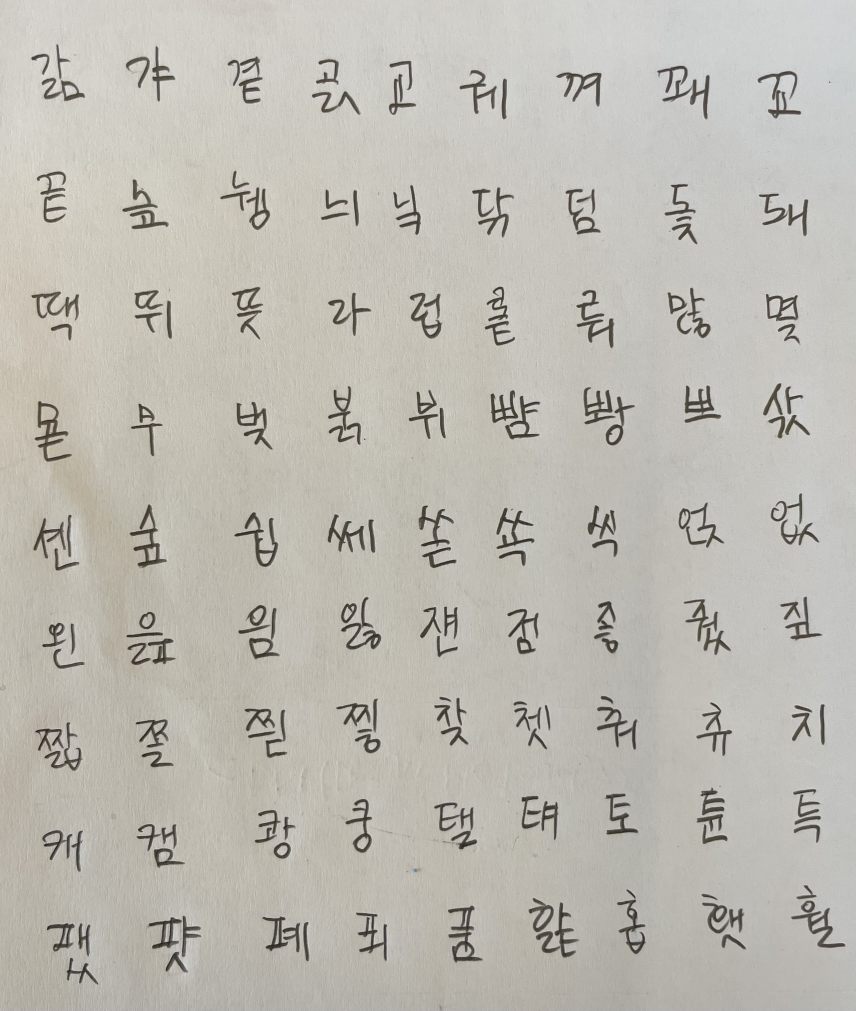
#> input picture ori_data/jong.jpg, 2568 x 3031 px (shown at 1/3 size); the run also reads 3 pictures not shown here
$ jupyter execute --allow-errors 1x.ipynb
#> lines starting #> are read from the running program, lines starting #| are printed output that depends on the picture; after the words box and inside, x2 and y2 are one past the last pixel; in counts of white or black regions, pixels touching at a corner belong together
Contour 추출 -> Slice
### 박종혁 81
- Kernel size = 21
- scale = 0.3

[cell 1]
import cv2
import numpy as np
import matplotlib.pyplot as plt

# Moving Average Fliter : kernel size #
ksize = int(input('Enter kernel size:'))
#> the answer given: 100
kernel = np.ones((ksize, ksize), np.float32)/(ksize*ksize)

path = "./ori_data/jong.jpg"
img = cv2.imread(path)
#> img is the input picture: shape (3031, 2568, 3); mean B, G, R 178.5, 186.5, 189.3
scale = 0.3
rimg = cv2.resize(img, dsize=(0, 0), fx=scale, fy=scale, interpolation=cv2.INTER_AREA)

# Unsharped mask 적용 #
t_rimg = cv2.cvtColor(rimg, cv2.COLOR_BGR2YCrCb)
Y, Cr, Cb = cv2.split(t_rimg)
blur = cv2.GaussianBlur(Y, (0,0), 2)
filtered_Y = np.clip(2.0*Y - blur, 0, 255).astype(np.uint8)
img_unsharped = cv2.cvtColor(cv2.merge((filtered_Y, Cr, Cb)), cv2.COLOR_YCrCb2BGR)

# Grayscale로 변경 #
img_gray = cv2.cvtColor(img_unsharped, cv2.COLOR_BGR2GRAY)

plt.hist(img_gray.ravel(), 256, [0, 256])
plt.show()

# 1st Threshold #
_, img_bin = cv2.threshold(img_gray, 120, 255, cv2.THRESH_BINARY)
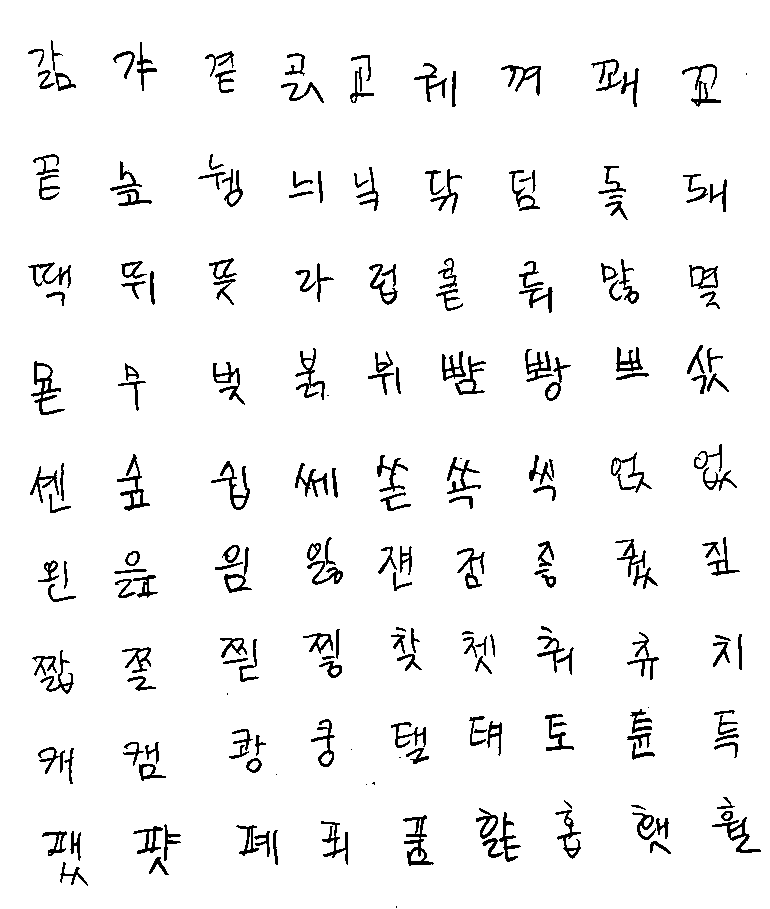
#> img_bin: shape (909, 770); 95.2% white; 204 black regions (12 under 20 px), largest, box (x1, y1, x2, y2) and area: (403, 815, 434, 866) 516, (31, 361, 65, 415) 512, (117, 454, 150, 511) 460
img_bin0 = 255 - img_bin

# LPF 적용 #
filtered = cv2.filter2D(img_bin, -1, kernel)

plt.hist(filtered.ravel(), 256, [0, 256])
plt.show()

# 2nd Threshold #
_, filtered0 = cv2.threshold(filtered, 230, 255, cv2.THRESH_BINARY)
filtered0 = 255-filtered0

cv2.imshow("gray1", filtered)

# Contour #
contours, hierarchy = cv2.findContours(filtered0, cv2.RETR_EXTERNAL, 3)
#> contours = 16 contours, 2 with area under 20; largest, box (x1, y1, x2, y2) and area: (341, 501, 372, 549) 986, (416, 499, 442, 546) 784, (455, 806, 468, 868) 692, (522, 807, 535, 864) 628, (485, 320, 516, 355) 628
img_contour = cv2.drawContours(img_unsharped, contours, -1, (0, 255, 0), 3)

contour_pos = []    # Contour 좌표 추출
for pos in range(len(contours)):
    area = cv2.contourArea(contours[pos])
    if area > 5:
        contour_pos.append(pos)
#> this loop made 16 passes
#> area on passes 1, 2, 3, 5: 628.5, 691.5, 336, 34
#> after the loop, contour_pos = [0, 1, 2, 4, 6, 7, 8, 9, 10, 11, 12, 13, 14, 15]

img_temp = img_bin  # 글씨 추출 source
tmp0 = 1     # 사각형 여유
i = 0

for pos in contour_pos:     # 면적 부분 오려내기
    x, y, w, h = cv2.boundingRect(contours[pos])    # 사각형 좌표 잡아줌
    img_crop = img_temp[y-tmp0:y+h+tmp0, x-tmp0:x+w+tmp0]

    path = "./dataset/pjh/1x/pjh_" + str(i) + "x.jpg"
    cv2.imwrite(path, img_crop) # 추출 글씨 저장
    i =  i + 1
#> this loop made 14 passes
#> (x, y, w, h, path) on passes 1 to 4: (522, 807, 13, 57, './dataset/pjh/1x/pjh_0x.jpg'), (455, 806, 13, 62, './dataset/pjh/1x/pjh_1x.jpg'), (762, 801, 8, 56, './dataset/pjh/1x/pjh_2x.jpg'), (597, 697, 8, 13, './dataset/pjh/1x/pjh_3x.jpg')
#> after the loop, i = 14

# imshow #
cv2.imshow("rimg", rimg)
cv2.imshow("img_unsharped", img_unsharped)
cv2.imshow("img_bin", img_bin)
cv2.imshow("filtered", filtered)
cv2.imshow("filtered0", filtered0)
cv2.imshow("img_contour", img_contour)
key = cv2.waitKey(0)
#> (key Esc is pressed here)
cv2.destroyAllWindows()

[cell 2]
import cv2

h = []
w = []

# img size check
#> (the rest of this cell did not finish here and is left out)

### 권준형 81
- Kernel size = 17
- Scale = 1.02

[cell 3]
import cv2
import numpy as np
import matplotlib.pyplot as plt

# Moving Average Fliter : kernel size
ksize = int(input('Enter kernel size:'))
#> the answer given: 100
#> ksize = 100
kernel = np.ones((ksize, ksize), np.float32)/(ksize*ksize)

path = "./ori_data/jun.jpg"
img = cv2.imread(path)
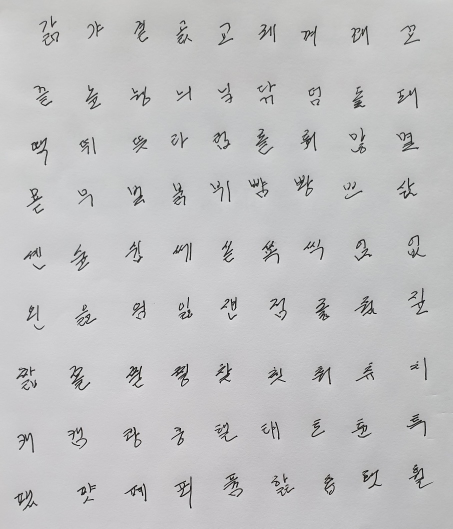
#> input picture ori_data/jun.jpg, 906 x 1057 px (shown at 1/2 size)
#> img is the input picture: shape (1057, 906, 3); mean B, G, R 194.5, 193.5, 193.5
scale = 1.02
rimg = cv2.resize(img, dsize=(0, 0), fx=scale, fy=scale, interpolation=cv2.INTER_AREA)
#> rimg: shape (1078, 924, 3)

# Unsharped mask 적용
t_rimg = cv2.cvtColor(rimg, cv2.COLOR_BGR2YCrCb)
Y, Cr, Cb = cv2.split(t_rimg)
#> Y: shape (1078, 924)
#> Cr: shape (1078, 924)
#> Cb: shape (1078, 924)
blur = cv2.GaussianBlur(Y, (0,0), 2)
#> blur: shape (1078, 924)
filtered_Y = np.clip(2.0*Y - blur, 0, 255).astype(np.uint8)
#> filtered_Y: shape (1078, 924)
img_unsharped = cv2.cvtColor(cv2.merge((filtered_Y, Cr, Cb)), cv2.COLOR_YCrCb2BGR)
#> img_unsharped: shape (1078, 924, 3)

# Grayscale 변환
img_gray = cv2.cvtColor(img_unsharped, cv2.COLOR_BGR2GRAY)
#> img_gray: shape (1078, 924)

plt.hist(img_gray.ravel(), 256, [0, 256])
plt.show()

# 1st Threshold
_, img_bin = cv2.threshold(img_gray, 170, 255, cv2.THRESH_BINARY)
img_bin0 = 255 - img_bin

# LPF 적용
filtered = cv2.filter2D(img_bin, -1, kernel)
#> filtered: shape (1078, 924)

plt.hist(filtered.ravel(), 256, [0, 256])
plt.show()
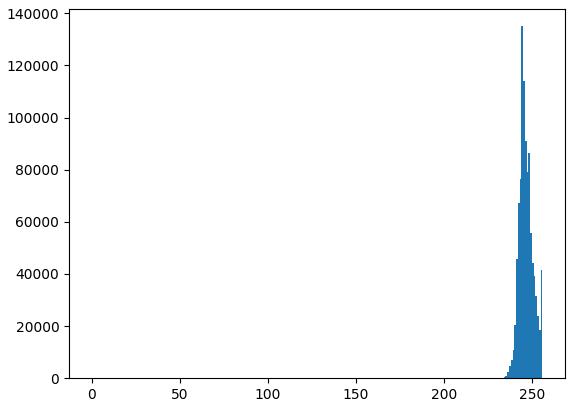
#> figure drawn by matplotlib, 1 panel; tallest bar 135069 high, from x = 244 to 245

# 2nd Threshold
_, filtered0 = cv2.threshold(filtered, 240, 255, cv2.THRESH_BINARY)
filtered0 = 255-filtered0
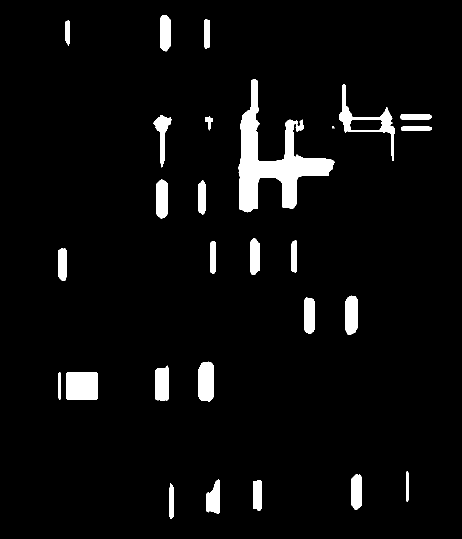
#> filtered0: shape (1078, 924) (shown at 1/2 size); 4.7% white; 28 white regions (1 under 20 px)

# Contour #
contours, hierarchy = cv2.findContours(filtered0, cv2.RETR_EXTERNAL, 3)
#> contours = 28 contours, 1 with area under 20; largest, box (x1, y1, x2, y2) and area: (477, 158, 669, 425) 15704, (678, 168, 790, 321) 3840, (132, 745, 196, 799) 3332, (397, 723, 428, 803) 2200, (691, 591, 716, 670) 1696
img_contour = cv2.drawContours(img_unsharped, contours, -1, (0, 255, 0), 3)
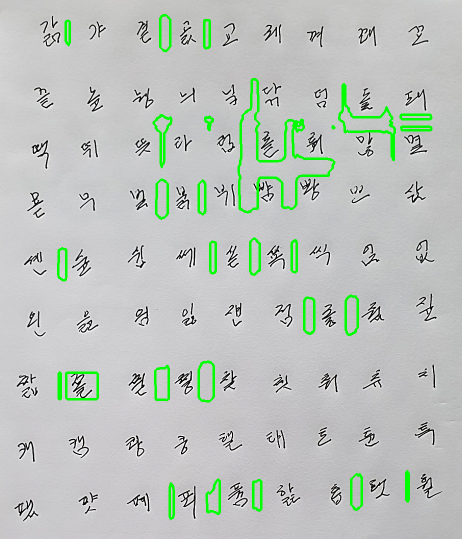
#> img_contour: shape (1078, 924, 3) (shown at 1/2 size); mean B, G, R 189.6, 195.4, 188.6

contour_pos = []    # Contour 좌표 추출
for pos in range(len(contours)):
    area = cv2.contourArea(contours[pos])
    if area > 5:    # 잘못된 영역 제거
        contour_pos.append(pos)
#> this loop made 28 passes
#> area on passes 1 to 4: 510, 904, 1268, 1329
#> after the loop, contour_pos = 28 values from 0 to 27

img_temp = img_bin  # 글씨 추출 source
tmp0 = 1     # 사각형 여유
i = 0

for pos in contour_pos:     # 면적 부분 오려내기
    x, y, w, h = cv2.boundingRect(contours[pos])    # 사각형 좌표 잡아줌
    img_crop = img_temp[y-tmp0:y+h+tmp0, x-tmp0:x+w+tmp0]

    path = "./dataset/kjh/1x/kjh_" + str(i) + "x.jpg"
    cv2.imwrite(path, img_crop) # 추출 글씨 저장
    i =  i + 1
#> this loop made 28 passes
#> (x, y, w, h, path) on passes 1 to 4: (339, 966, 9, 72, './dataset/kjh/1x/kjh_0x.jpg'), (506, 960, 17, 62, './dataset/kjh/1x/kjh_1x.jpg'), (413, 959, 27, 69, './dataset/kjh/1x/kjh_2x.jpg'), (702, 948, 22, 72, './dataset/kjh/1x/kjh_3x.jpg')
#> after the loop, i = 28


# imshow #
cv2.imshow("rimg", rimg)
cv2.imshow("img_gray", img_gray)
cv2.imshow("img_unsharped", img_unsharped)
cv2.imshow("img_bin", img_bin)
cv2.imshow("filtered", filtered)
cv2.imshow("filtered0", filtered0)
cv2.imshow("img_contour", img_contour)
key = cv2.waitKey(0)
#> (key Esc is pressed here)
#| max (74, 11, 3) 0
cv2.destroyAllWindows()

[cell 4]
import cv2

h = []
w = []

# img size check
#> (the rest of this cell did not finish here and is left out)

### 신우섭 81
- Resize scale = 0.4
- LPF Kernel size = 21

[cell 5]
import cv2
import numpy as np
import matplotlib.pyplot as plt

# Moving Average Fliter : kernel size
ksize = int(input('Enter kernel size:'))
#> the answer given: 100
kernel = np.ones((ksize, ksize), np.float32)/(ksize*ksize)

path = "./ori_data/woo.jpg"
img = cv2.imread(path)
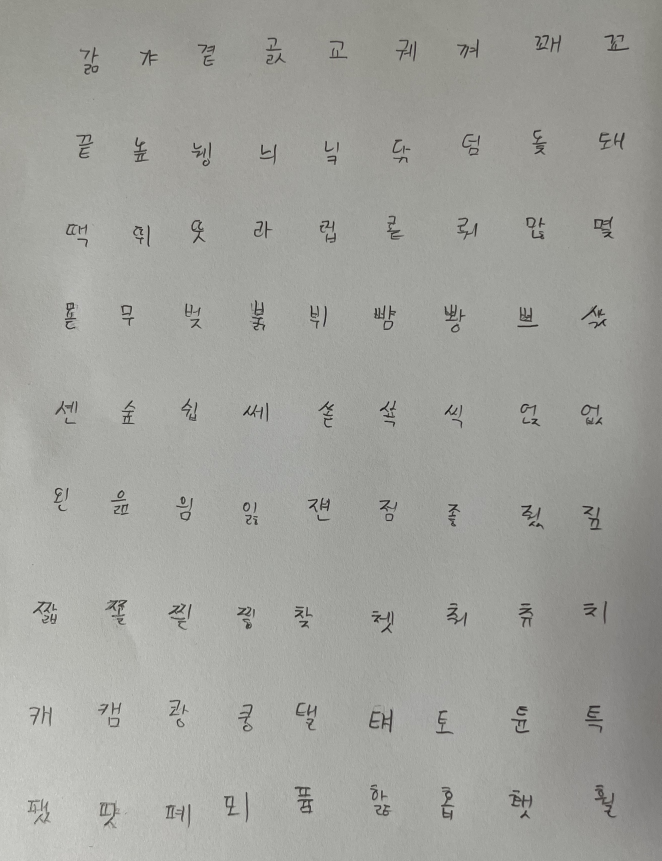
#> input picture ori_data/woo.jpg, 2646 x 3444 px (shown at 1/4 size)
#> img is the input picture: shape (3444, 2646, 3); mean B, G, R 156.3, 161.3, 160.8
scale = 0.4
rimg = cv2.resize(img, dsize=(0, 0), fx=scale, fy=scale, interpolation=cv2.INTER_AREA)
#> rimg: shape (1378, 1058, 3)

# Unsharped mask 적용
t_rimg = cv2.cvtColor(rimg, cv2.COLOR_BGR2YCrCb)
Y, Cr, Cb = cv2.split(t_rimg)
#> Y: shape (1378, 1058)
#> Cr: shape (1378, 1058)
#> Cb: shape (1378, 1058)
blur = cv2.GaussianBlur(Y, (0,0), 2)
#> blur: shape (1378, 1058)
filtered_Y = np.clip(2.0*Y - blur, 0, 255).astype(np.uint8)
#> filtered_Y: shape (1378, 1058)
img_unsharped = cv2.cvtColor(cv2.merge((filtered_Y, Cr, Cb)), cv2.COLOR_YCrCb2BGR)
#> img_unsharped: shape (1378, 1058, 3)

# Grayscale 변환
img_gray = cv2.cvtColor(img_unsharped, cv2.COLOR_BGR2GRAY)

plt.hist(img_gray.ravel(), 256, [0, 256])
plt.show()

# 1st Threshold
_, img_bin = cv2.threshold(img_gray, 110, 255, cv2.THRESH_BINARY)
img_bin0 = 255 - img_bin

# LPF 적용
filtered = cv2.filter2D(img_bin, -1, kernel)

plt.hist(filtered.ravel(), 256, [0, 256])
plt.show()

# 2nd Threshold
_, filtered0 = cv2.threshold(filtered, 245, 255, cv2.THRESH_BINARY)
filtered0 = 255-filtered0

# Contour #
contours, hierarchy = cv2.findContours(filtered0, cv2.RETR_EXTERNAL, 3)
#> contours = 15 contours, 1 with area under 20; largest, box (x1, y1, x2, y2) and area: (928, 1242, 1010, 1317) 5835, (441, 1249, 529, 1312) 5150, (576, 1115, 645, 1191) 5045, (799, 1255, 872, 1322) 4674, (691, 481, 763, 540) 4080
img_contour = cv2.drawContours(rimg, contours, -1, (0, 255, 0), 3)

contour_pos = []    # Contour 좌표 추출
for pos in range(len(contours)):
    area = cv2.contourArea(contours[pos])
    if area > 100:    # 잘못된 영역 제거
        contour_pos.append(pos)
#> this loop made 15 passes
#> area on passes 1 to 4: 324, 640.5, 4674, 5150.5
#> after the loop, contour_pos = [0, 1, 2, 3, 4, 5, 6, 7, 9, 10, 11, 12, 13, 14]

img_temp = img_bin  # 글씨 추출 source
tmp0 = 1     # 사각형 여유
i = 0

for pos in contour_pos:     # 면적 부분 오려내기
    x, y, w, h = cv2.boundingRect(contours[pos])    # 사각형 좌표 잡아줌
    img_crop = img_temp[y-tmp0:y+h+tmp0, x-tmp0:x+w+tmp0]

    path = "./dataset/sws/1x/sws_" + str(i) + "x.jpg"
    cv2.imwrite(path, img_crop) # 추출 글씨 저장
    i =  i + 1
#> this loop made 14 passes
#> (x, y, w, h, path) on passes 1 to 4: (346, 1264, 7, 61, './dataset/sws/1x/sws_0x.jpg'), (316, 1259, 12, 69, './dataset/sws/1x/sws_1x.jpg'), (799, 1255, 73, 67, './dataset/sws/1x/sws_2x.jpg'), (441, 1249, 88, 63, './dataset/sws/1x/sws_3x.jpg')
#> after the loop, i = 14

# imshow #
cv2.imshow("rimg", rimg)
cv2.imshow("img_gray", img_gray)
cv2.imshow("img_unsharped", img_unsharped)
cv2.imshow("img_bin", img_bin)
cv2.imshow("filtered", filtered)
cv2.imshow("filtered0", filtered0)
cv2.imshow("img_contour", img_contour)
key = cv2.waitKey(0)
#> (key Esc is pressed here)
cv2.destroyAllWindows()

[cell 6]
import cv2

h = []
w = []

# img size check
#> (the rest of this cell did not finish here and is left out)

### 석현빈 81
- Kernel size = 37
- Scale = 0.95

[cell 7]
import cv2
import numpy as np
import matplotlib.pyplot as plt

# Moving Average Fliter : kernel size
ksize = int(input('Enter kernel size:'))
#> the answer given: 100
kernel = np.ones((ksize, ksize), np.float32)/(ksize*ksize)

path = "./ori_data/shb.jpg"
img = cv2.imread(path)
scale = 0.95
rimg = cv2.resize(img, dsize=(0, 0), fx=scale, fy=scale, interpolation=cv2.INTER_AREA)

# Unsharped mask 적용
t_rimg = cv2.cvtColor(rimg, cv2.COLOR_BGR2YCrCb)
Y, Cr, Cb = cv2.split(t_rimg)
blur = cv2.GaussianBlur(Y, (0,0), 2)
filtered_Y = np.clip(2.0*Y - blur, 0, 255).astype(np.uint8)
img_unsharped = cv2.cvtColor(cv2.merge((filtered_Y, Cr, Cb)), cv2.COLOR_YCrCb2BGR)

# Grayscale 변환
img_gray = cv2.cvtColor(img_unsharped, cv2.COLOR_BGR2GRAY)

plt.hist(img_gray.ravel(), 256, [0, 256])
plt.show()

# 1st Threshold
_, img_bin = cv2.threshold(img_gray, 230, 255, cv2.THRESH_BINARY)
img_bin0 = 255 - img_bin

# LPF 적용
filtered = cv2.filter2D(img_gray, -1, kernel)

plt.hist(filtered.ravel(), 256, [0, 256])
plt.show()

# 2nd Threshold
_, filtered0 = cv2.threshold(filtered, 245, 255, cv2.THRESH_BINARY)
filtered0 = 255-filtered0

# Contour #
contours, hierarchy = cv2.findContours(filtered0, cv2.RETR_EXTERNAL, 3)
#> contours = 36 contours, 12 with area under 20; largest, box (x1, y1, x2, y2) and area: (116, 195, 833, 814) 167644, (461, 0, 829, 164) 7890, (122, 697, 330, 751) 4894, (0, 319, 87, 426) 3514, (0, 707, 92, 746) 2922
img_contour = cv2.drawContours(img_unsharped, contours, -1, (0, 255, 0), 3)

contour_pos = []    # Contour 좌표 추출
for pos in range(len(contours)):
    area = cv2.contourArea(contours[pos])
    if area > 5:    # 잘못된 영역 제거
        contour_pos.append(pos)
#> this loop made 36 passes
#> area on passes 1, 2, 5, 6: 2922.5, 4894, 171.5, 2048.5
#> after the loop, contour_pos = 28 values from 0 to 35

img_temp = img_bin  # 글씨 추출 source
tmp0 = 1     # 사각형 여유
i = 0

for pos in contour_pos:     # 면적 부분 오려내기
    x, y, w, h = cv2.boundingRect(contours[pos])    # 사각형 좌표 잡아줌
    img_crop = img_temp[y-tmp0:y+h+tmp0, x-tmp0:x+w+tmp0]

    path = "./dataset/shb/1x/shb_" + str(i) + "x.jpg"
    cv2.imwrite(path, img_crop) # 추출 글씨 저장
    i =  i + 1
#> this loop made 28 passes
#> (pos, x, y, w, h, path) on passes 10 to 13: (14, 7, 464, 77, 18, './dataset/shb/1x/shb_9x.jpg'), (15, 123, 462, 101, 41, './dataset/shb/1x/shb_10x.jpg'), (16, 0, 319, 87, 107, './dataset/shb/1x/shb_11x.jpg'), (19, 744, 295, 4, 5, './dataset/shb/1x/shb_12x.jpg')
#> after the loop, i = 28

# imshow #
cv2.imshow("rimg", rimg)
cv2.imshow("img_gray", img_gray)
cv2.imshow("img_bin", img_bin)
cv2.imshow("filtered", filtered)
cv2.imshow("filtered0", filtered0)
cv2.imshow("img_contour", img_contour)
key = cv2.waitKey(0)
#> (key Esc is pressed here)
cv2.destroyAllWindows()

[cell 8]
import cv2

# Img size check
h = []
w = []

#> (the rest of this cell did not finish here and is left out)

### 최호원 81
- Kernel size = 15
- Scale = 0.45

[cell 9]
import cv2
import numpy as np
import matplotlib.pyplot as plt

# Moving Average Fliter : kernel size
ksize = int(input('Enter kernel size:'))
#> the answer given: 100
kernel = np.ones((ksize, ksize), np.float32)/(ksize*ksize)

path = "./ori_data/chw.jpg"
img = cv2.imread(path)
scale = 0.45
rimg = cv2.resize(img, dsize=(0, 0), fx=scale, fy=scale, interpolation=cv2.INTER_AREA)

# Unsharped mask 적용
t_rimg = cv2.cvtColor(rimg, cv2.COLOR_BGR2YCrCb)
Y, Cr, Cb = cv2.split(t_rimg)
blur = cv2.GaussianBlur(Y, (0,0), 2)
filtered_Y = np.clip(2.0*Y - blur, 0, 255).astype(np.uint8)
img_unsharped = cv2.cvtColor(cv2.merge((filtered_Y, Cr, Cb)), cv2.COLOR_YCrCb2BGR)

# Grayscale 변환
img_gray = cv2.cvtColor(img_unsharped, cv2.COLOR_BGR2GRAY)

plt.hist(img_gray.ravel(), 256, [0, 256])
plt.show()

# 1st Threshold
_, img_bin = cv2.threshold(img_gray, 230, 255, cv2.THRESH_BINARY)
img_bin0 = 255 - img_bin

# LPF 적용
filtered = cv2.filter2D(img_gray, -1, kernel)

plt.hist(filtered.ravel(), 256, [0, 256])
plt.show()

# 2nd Threshold
_, filtered0 = cv2.threshold(filtered, 250, 255, cv2.THRESH_BINARY)
filtered0 = 255-filtered0

# Contour #
contours, hierarchy = cv2.findContours(filtered0, cv2.RETR_EXTERNAL, 3)
#> contours = 44 contours, 13 with area under 20; largest, box (x1, y1, x2, y2) and area: (264, 556, 778, 978) 154004, (253, 0, 811, 535) 121763, (31, 140, 223, 327) 18240, (631, 0, 823, 107) 16943, (17, 801, 111, 986) 15343
img_contour = cv2.drawContours(img_unsharped, contours, -1, (0, 255, 0), 3)

contour_pos = []    # Contour 좌표 추출
for pos in range(len(contours)):
    area = cv2.contourArea(contours[pos])
    if area > 5:    # 잘못된 영역 제거
        contour_pos.append(pos)
#> this loop made 44 passes
#> area on passes 3 to 6: 8072.5, 12650.5, 15343, 1110.5
#> after the loop, contour_pos = 35 values from 2 to 43

img_temp = img_bin  # 글씨 추출 source
tmp0 = 1     # 사각형 여유
i = 0

for pos in contour_pos:     # 면적 부분 오려내기
    x, y, w, h = cv2.boundingRect(contours[pos])    # 사각형 좌표 잡아줌
    img_crop = img_temp[y-tmp0:y+h+tmp0, x-tmp0:x+w+tmp0]

    path = "./dataset/chw/1x/chw_" + str(i) + "x.jpg"
    cv2.imwrite(path, img_crop) # 추출 글씨 저장
    i =  i + 1
#> this loop made 35 passes
#> pos on passes 8 to 11: 12, 13, 14, 15

# imshow #
cv2.imshow("rimg", rimg)
cv2.imshow("img_gray", img_gray)
cv2.imshow("img_bin", img_bin)
cv2.imshow("filtered", filtered)
cv2.imshow("filtered0", filtered0)
cv2.imshow("img_contour", img_contour)
key = cv2.waitKey(0)
#> (key Esc is pressed here)
cv2.destroyAllWindows()

[cell 10]
import cv2

# Img size check
h = []
w = []

#> (the rest of this cell did not finish here and is left out)

### 방소나 81
- Scale = 0.28
- Kernel size = 17

[cell 11]
import cv2
import numpy as np
import matplotlib.pyplot as plt

# Moving Average Fliter : kernel size
ksize = int(input('Enter kernel size:'))
#> the answer given: 100
kernel = np.ones((ksize, ksize), np.float32)/(ksize*ksize)

path = "./ori_data/bsn.jpg"
img = cv2.imread(path)
scale = 0.28
rimg = cv2.resize(img, dsize=(0, 0), fx=scale, fy=scale, interpolation=cv2.INTER_AREA)

# Unsharped mask 적용
t_rimg = cv2.cvtColor(rimg, cv2.COLOR_BGR2YCrCb)
Y, Cr, Cb = cv2.split(t_rimg)
blur = cv2.GaussianBlur(Y, (0,0), 2)
filtered_Y = np.clip(2.0*Y - blur, 0, 255).astype(np.uint8)
img_unsharped = cv2.cvtColor(cv2.merge((filtered_Y, Cr, Cb)), cv2.COLOR_YCrCb2BGR)

# Grayscale 변환
img_gray = cv2.cvtColor(img_unsharped, cv2.COLOR_BGR2GRAY)

plt.hist(img_gray.ravel(), 256, [0, 256])
plt.show()

# 1st Threshold
_, img_bin = cv2.threshold(img_gray, 130, 255, cv2.THRESH_BINARY)
img_bin0 = 255 - img_bin

# LPF 적용
filtered = cv2.filter2D(img_bin, -1, kernel)

plt.hist(filtered.ravel(), 256, [0, 256])
plt.show()

# 2nd Threshold
_, filtered0 = cv2.threshold(filtered, 240, 255, cv2.THRESH_BINARY)
filtered0 = 255-filtered0

# Contour #
contours, hierarchy = cv2.findContours(filtered0, cv2.RETR_EXTERNAL, 3)
img_contour = cv2.drawContours(img_unsharped, contours, -1, (0, 255, 0), 3)

contour_pos = []    # Contour 좌표 추출
for pos in range(len(contours)):
    area = cv2.contourArea(contours[pos])
    if area > 5:    # 잘못된 영역 제거
        contour_pos.append(pos)
#> this loop made 5 passes

img_temp = img_bin  # 글씨 추출 source
tmp0 = 1     # 사각형 여유
i = 0

for pos in contour_pos:     # 면적 부분 오려내기
    x, y, w, h = cv2.boundingRect(contours[pos])    # 사각형 좌표 잡아줌
    img_crop = img_temp[y-tmp0:y+h+tmp0, x-tmp0:x+w+tmp0]

    path = "./dataset/bsn/1x/bsn_" + str(i) + "x.jpg"
    cv2.imwrite(path, img_crop) # 추출 글씨 저장
    i =  i + 1
#> this loop made 2 passes
#> pos on pass 2: 4

# imshow #
cv2.imshow("rimg", rimg)
cv2.imshow("img_gray", img_gray)
cv2.imshow("img_bin", img_bin)
cv2.imshow("filtered", filtered)
cv2.imshow("filtered0", filtered0)
cv2.imshow("img_contour", img_contour)
key = cv2.waitKey(0)
#> (key Esc is pressed here)
#| min (1, 1, 3) 1
cv2.destroyAllWindows()
